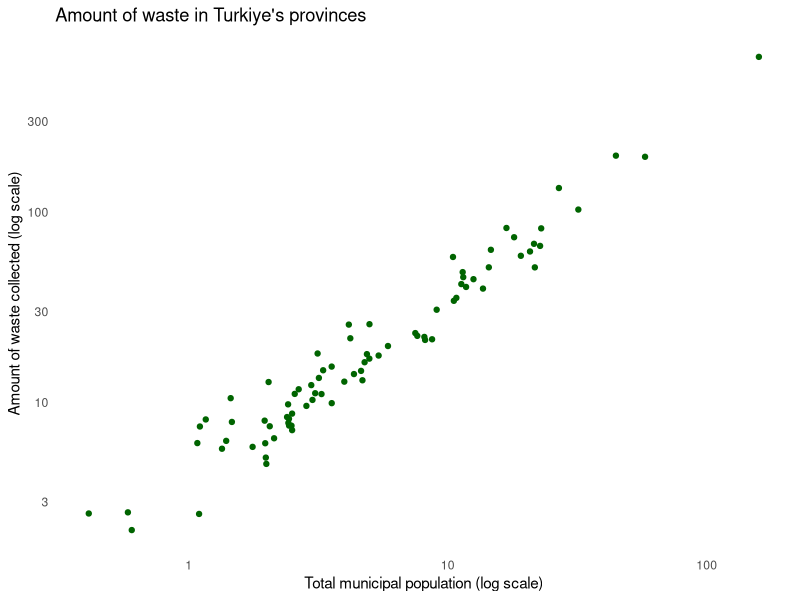
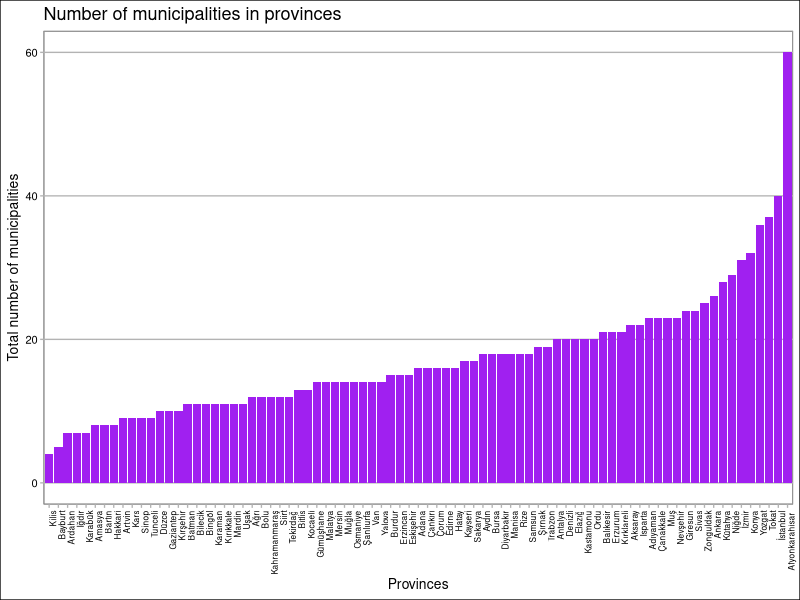
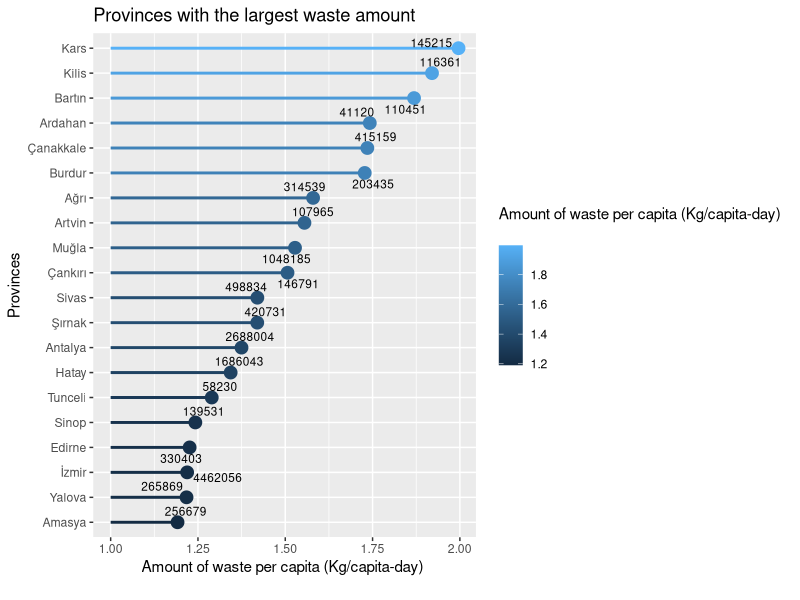

Here is the R script that generated these plots, in order:
## ---- chunk 1
library(openxlsx)
municipal_waste <- read.xlsx("project/data/municipal_waste.xlsx")
str(municipal_waste)
## ---- chunk 2
where_to_municipal_waste <- read.xlsx("project/data/where_to_municipal_waste.xlsx")
str(where_to_municipal_waste)
## ---- chunk 3
time_series_municipal_waste <- read.xlsx("project/data/time_series_municipal_waste.xlsx", colNames = TRUE)
str(time_series_municipal_waste)
## ---- chunk 4
Ankara_waste_type_year <- read.xlsx("project/data/Ankara_waste_type_year.xlsx")
str(Ankara_waste_type_year)
## ---- chunk 5
library(tidyverse)
# remove unnecessary columns
municipal_waste <- select(municipal_waste, -X5)    
municipal_waste <- select(municipal_waste, -X6)
# rename columns
municipal_waste <- rename(municipal_waste, "Provinces" ="Belediye.atık.hizmeti.istatistikleri,.2022.Municipal.waste.services.statistics,.2022")
municipal_waste <- rename(municipal_waste, "Total municipal population" = "X2")
municipal_waste <- rename(municipal_waste, "Total number of municipalities" ="X3")
municipal_waste <- rename(municipal_waste, "Number of municipalities providing waste services" ="X4")
municipal_waste <- rename(municipal_waste, "Amount of waste collected (Tonnes) 
" ="X7")
municipal_waste <- rename(municipal_waste, "Amount of waste per capita (Kg/capita-day) 
" ="X8")
# remove unnecessary rows
municipal_waste <- municipal_waste[-c(1, 2, 85, 86, 87, 88), ]
# reorder row names that is disordered
row.names(municipal_waste) <- NULL
municipal_waste <- municipal_waste %>%
  mutate(row_id = row_number())  
municipal_waste <- municipal_waste %>%
  select(row_id, everything()) 
municipal_waste <- municipal_waste[,-c(1)]
# adjust necessary columns as numbers
municipal_waste <- municipal_waste %>%
  mutate(across(-Provinces, ~as.numeric(as.character(.))))
sapply(municipal_waste,class)
head(municipal_waste)
summary(municipal_waste)
## ---- chunk 6
library(tidyverse)
# remove unnecessary columns
where_to_municipal_waste <- select(where_to_municipal_waste, -X2)    
where_to_municipal_waste <- select(where_to_municipal_waste, -X4)
where_to_municipal_waste <- select(where_to_municipal_waste, -X6)
where_to_municipal_waste <- select(where_to_municipal_waste, -X8)
where_to_municipal_waste <- select(where_to_municipal_waste, -X9)
# rename columns
where_to_municipal_waste <- rename(where_to_municipal_waste, "Provinces" = `Belediye.atık.yönetimi.istatistikleri,.2022.Municipal.waste.management.statistics,.2022`)
where_to_municipal_waste <- rename(where_to_municipal_waste, "Total amount of waste collected  (Tonnes)" = "X3")
where_to_municipal_waste <- rename(where_to_municipal_waste, "Municipality's dumping sites" ="X5")
where_to_municipal_waste <- rename(where_to_municipal_waste, "Waste treatment facilities"= "X7")
where_to_municipal_waste <- rename(where_to_municipal_waste, "Other disposal methods"= "X10")
# remove unnecessary rows
where_to_municipal_waste <- where_to_municipal_waste[-c(1, 2, 85:94), ]
# reorder row names that is disordered
row.names(where_to_municipal_waste) <- NULL
where_to_municipal_waste <- where_to_municipal_waste %>%
  mutate(row_id = row_number())  
where_to_municipal_waste <- where_to_municipal_waste %>%
  select(row_id, everything()) 
where_to_municipal_waste <- where_to_municipal_waste[,-c(1)]
# adjust necessary columns as numbers
where_to_municipal_waste <- where_to_municipal_waste %>%
  mutate(across(-Provinces, ~as.numeric(as.character(.))))
sapply(where_to_municipal_waste,class)
head(where_to_municipal_waste)
summary(where_to_municipal_waste)
## ---- chunk 7
library(tidyverse)
# remove unnecessary rows
time_series_municipal_waste <- time_series_municipal_waste[-c(2:6,10,14:43), ]
time_series_municipal_waste <- rename(time_series_municipal_waste, "Waste/Year" = "X1")
# rename rows
time_series_municipal_waste[1,1] <- "Turkey population"
time_series_municipal_waste[2,1] <- "Amount of municipal waste generated (Thousand tonnes/year)"
time_series_municipal_waste[3,1] <- "Amount of municipal waste collected (Thousand tonnes/year)"
time_series_municipal_waste[4,1] <- "Average amount of municipal waste per capita (Kg/capita-day)"
time_series_municipal_waste[5,1] <- "Waste treatment facilities"
time_series_municipal_waste[6,1] <- "Municipality's dumping sites"
time_series_municipal_waste[7,1] <- "Other disposal methods"
# reorder row names that is disordered
row.names(time_series_municipal_waste) <- NULL
# adjust necessary columns as numbers
time_series_municipal_waste <- time_series_municipal_waste %>%
  mutate(across(-`Waste/Year`, ~as.numeric(as.character(.))))
sapply(time_series_municipal_waste,class)
head(time_series_municipal_waste)
## ---- chunk 8
library(tidyverse)
library(ggthemes)
library(ggrepel)
municipal_waste <- municipal_waste[-c(1), ]

p <- municipal_waste |> ggplot(aes(`Total municipal population`/10^5, 
`Amount of waste collected (Tonnes) 
`/10^4)) 
p + geom_point(color = "darkgreen") + 
scale_x_continuous(trans = "log10") +
scale_y_continuous(trans = "log10") +
xlab("Total municipal population (log scale)") +
ylab("Amount of waste collected (log scale)") +
ggtitle("Amount of waste in Turkiye's provinces")+ 
 theme(line = element_blank(), rect = element_blank())

p <- ggplot(municipal_waste, aes(x = reorder(Provinces, `Total number of municipalities`, FUN = sum), y = `Total number of municipalities`)) 
p + geom_bar(stat = "identity", fill= "purple") + 
  xlab("Provinces") +
  theme_calc() +
  ggtitle("Number of municipalities in provinces") +
  theme(axis.text.x = element_text(angle = 90, hjust = 1, size = 6)) 

# The provinces that produce largest amount of waste
The_largest <- municipal_waste |> arrange(desc(`Amount of waste per capita (Kg/capita-day) 
`)) |> head(n = 20)
p <- ggplot(The_largest, aes(x = reorder(Provinces, `Amount of waste per capita (Kg/capita-day) 
`, FUN = sum),
                             y = `Amount of waste per capita (Kg/capita-day) 
`))
ggplot(The_largest, aes(x =`Amount of waste per capita (Kg/capita-day) 
`, y = reorder(Provinces, `Amount of waste per capita (Kg/capita-day) 
`, FUN = sum), color = `Amount of waste per capita (Kg/capita-day) 
`)) +
  geom_point(size = 4) +
  geom_segment(aes(xend = 1, yend = Provinces), size = 1) +
  ylab("Provinces") +
  ggtitle("Provinces with the largest waste amount")+
  geom_text_repel(aes(label =`Total municipal population`), color = "black", size = 3)
